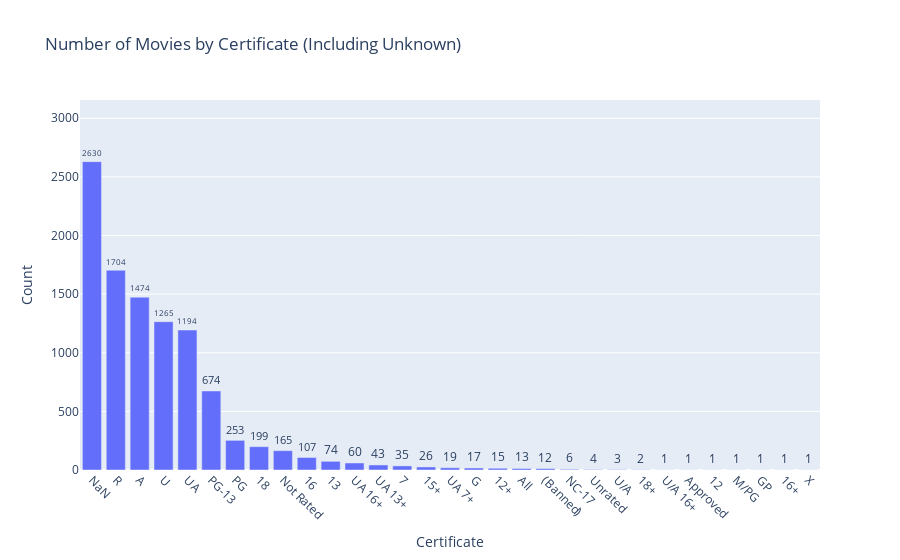

Here is the notebook cell this chart was saved with:
### Code cell
import pandas as pd
import plotly.express as px

# Replace NaN/None/empty with 'Unknown'
df["Certificate_clean"] = df["Certificate"].fillna("NaN")
df["Certificate_clean"] = df["Certificate_clean"].replace("", "NaN")

# Count each certificate
cert_counts = df["Certificate_clean"].value_counts().reset_index()
cert_counts.columns = ["Certificate", "Count"]

# Visualization
fig = px.bar(
    cert_counts,
    x="Certificate",
    y="Count",
    text="Count",
    title="Number of Movies by Certificate (Including Unknown)",
    labels={"Certificate": "Certificate", "Count": "Count"}
)

fig.update_traces(textposition="outside")
fig.update_layout(xaxis_tickangle=45)

# Automatically raise y-axis so bar never overlaps
y_max = cert_counts["Count"].max()
fig.update_layout(yaxis=dict(range=[0, y_max + y_max*0.2]))  

fig.show()

# Remove the temporary column
df.drop(columns=["Certificate_clean"], inplace=True)

### Figure 1 — Plotly figure (JSON) as saved in the notebook; plotly's stock layout.template omitted (floating-point values rounded to 4 significant figures)
{"data": [{"hovertemplate": "Certificate=%{x}<br>Count=%{text}<extra></extra>", "legendgroup": "", "marker": {"color": "#636efa", "pattern": {"shape": ""}}, "name": "", "orientation": "v", "showlegend": false, "text": [2630.0, 1704.0, 1474.0, 1265.0, 1194.0, 674.0, 253.0, 199.0, 165.0, 107.0, 74.0, 60.0, 43.0, 35.0, 26.0, 19.0, 17.0, 15.0, 13.0, 12.0, 6.0, 4.0, 3.0, 2.0, 1.0, 1.0, 1.0, 1.0, 1.0, 1.0, 1.0], "textposition": "outside", "type": "bar", "x": ["NaN", "R", "A", "U", "UA", "PG-13", "PG", "18", "Not Rated", "16", "13", "UA 16+", "UA 13+", "7", "15+", "UA 7+", "G", "12+", "All", "(Banned)", "NC-17", "Unrated", "U/A", "18+", "U/A 16+", "Approved", "12", "M/PG", "GP", "16+", "X"], "xaxis": "x", "y": [2630, 1704, 1474, 1265, 1194, 674, 253, 199, 165, 107, 74, 60, 43, 35, 26, 19, 17, 15, 13, 12, 6, 4, 3, 2, 1, 1, 1, 1, 1, 1, 1], "yaxis": "y"}], "layout": {"barmode": "relative", "legend": {"tracegroupgap": 0}, "title": {"text": "Number of Movies by Certificate (Including Unknown)"}, "xaxis": {"anchor": "y", "domain": [0, 1], "tickangle": 45, "title": {"text": "Certificate"}}, "yaxis": {"anchor": "x", "domain": [0, 1], "range": [0, 3156], "title": {"text": "Count"}}}}
